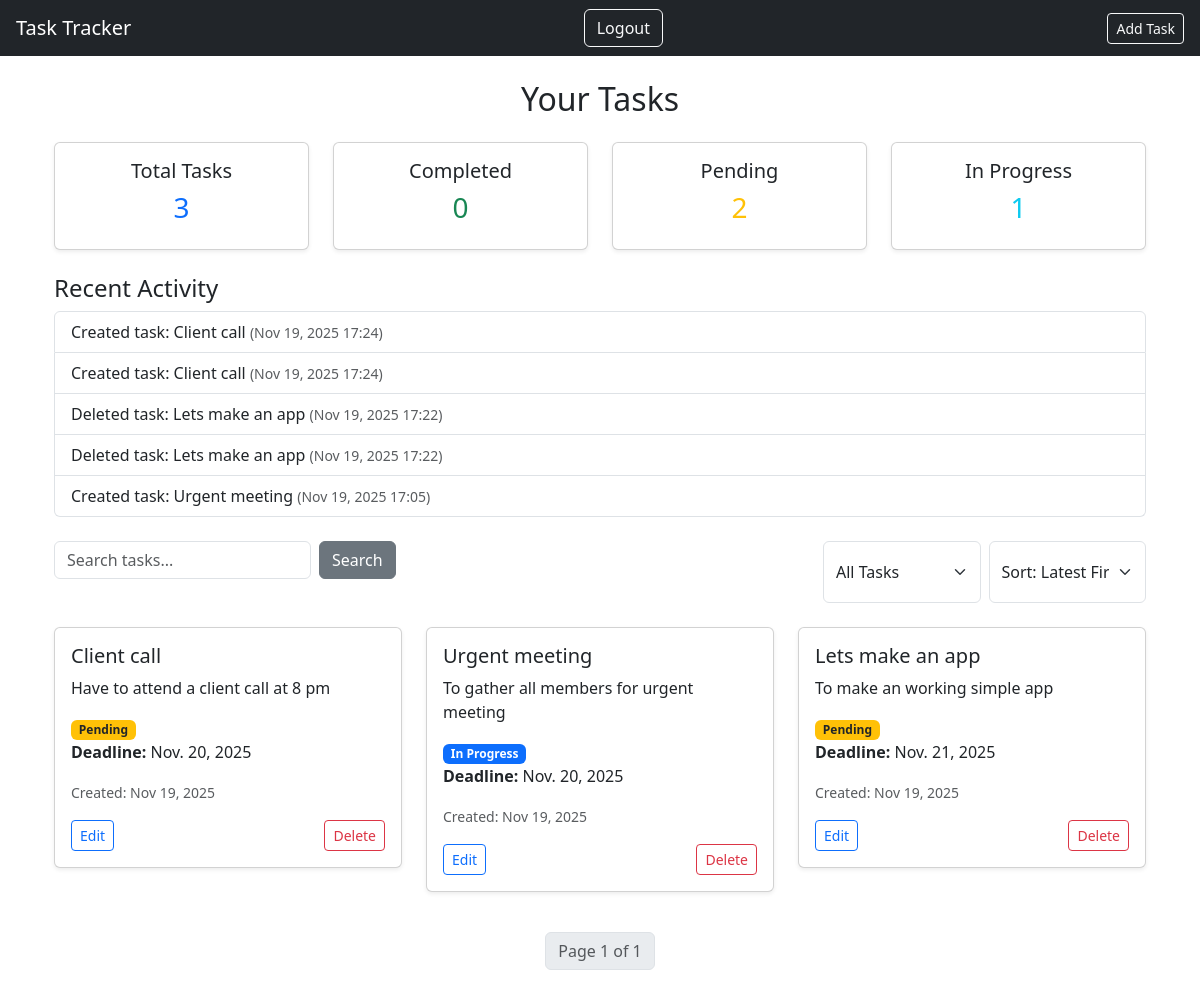
Screenshot of / (signed in) with the database file from the repository.
### core/models.py (models this page shows, shortened)
class ActivityLog(models.Model):
    user = models.ForeignKey(User, on_delete=models.CASCADE)
    action = models.CharField(max_length=255)
    timestamp = models.DateTimeField(auto_now_add=True)

class Task(models.Model):
    user = models.ForeignKey(User, on_delete=models.CASCADE)  # Linked user
    title = models.CharField(max_length=200)  # Task title
    description = models.TextField(blank=True, null=True)  # Optional details
    status = models.CharField(
        max_length=20,
        choices=[
            ('Pending', 'Pending'),
            ('In Progress', 'In Progress'),
            ('Completed', 'Completed')
        ],
        default='Pending'
    )
    created_at = models.DateTimeField(auto_now_add=True)  # Created timestamp
    deadline = models.DateField(blank=True, null=True)  # Optional due date

### core/views.py (the view)
# urls.py: 2. Add a URL to urlpatterns:  path('', views.home, name='home')
@login_required(login_url='login_user')
def home(request):
    status_filter = request.GET.get("status", "All")
    sort_option = request.GET.get("sort", "created")
    search_query = request.GET.get("search", "")
    tasks = Task.objects.filter(user=request.user)
    if status_filter != "All":
        tasks = tasks.filter(status=status_filter)
    if search_query:
        tasks = tasks.filter(
            Q(title__icontains=search_query) |
            Q(description__icontains=search_query)
        )
    if sort_option == "created":
        tasks = tasks.order_by('-created_at')
    else:
        tasks = tasks.order_by('deadline')
    paginator = Paginator(tasks, 5)
    page_number = request.GET.get("page")
    page_obj = paginator.get_page(page_number)
    total_tasks = Task.objects.filter(user=request.user).count()
    completed_tasks = Task.objects.filter(user=request.user, status="Completed").count()
    pending_tasks = Task.objects.filter(user=request.user, status="Pending").count()
    inprogress_tasks = Task.objects.filter(user=request.user, status="In Progress").count()
    activities = ActivityLog.objects.filter(user=request.user).order_by('-timestamp')[:5]
    return render(request, "home.html", {
        "tasks": page_obj,
        "page_obj": page_obj,
        "status_filter": status_filter,
        "sort_option": sort_option,
        "search_query": search_query,
        "total_tasks": total_tasks,
        "completed_tasks": completed_tasks,
        "pending_tasks": pending_tasks,
        "inprogress_tasks": inprogress_tasks,
        "activities": activities
    })

### templates/home.html (shortened to what this page needs)
{% extends "base.html" %}
{% block content %}
<div class="container mt-4">
    <h2 class="mb-4 text-center">Your Tasks</h2>
<div class="row text-center mb-4">
    <div class="col-md-3">
        <div class="card shadow-sm p-3">
            <h5>Total Tasks</h5>
            <h3 class="text-primary">{{ total_tasks }}</h3>
        </div>
    </div>
    <div class="col-md-3">
        <div class="card shadow-sm p-3">
            <h5>Completed</h5>
            <h3 class="text-success">{{ completed_tasks }}</h3>
        </div>
    </div>
    <div class="col-md-3">
        <div class="card shadow-sm p-3">
            <h5>Pending</h5>
            <h3 class="text-warning">{{ pending_tasks }}</h3>
        </div>
    </div>
    <div class="col-md-3">
        <div class="card shadow-sm p-3">
            <h5>In Progress</h5>
            <h3 class="text-info">{{ inprogress_tasks }}</h3>
        </div>
    </div>
</div>
<h4>Recent Activity</h4>
<ul class="list-group mb-4">
  {% for activity in activities %}
    <li class="list-group-item">
      {{ activity.action }}
      <small class="text-muted">({{ activity.timestamp|date:"M d, Y H:i" }})</small>
    </li>
  {% empty %}
    <li class="list-group-item text-muted">No recent activity.</li>
  {% endfor %}
</ul>
<div class="d-flex justify-content-between mb-4">
<form method="GET" class="mb-4 d-flex">
    <input type="text" name="search" class="form-control me-2"
           placeholder="Search tasks..."
           value="{{ search_query }}">
    <button type="submit" class="btn btn-secondary">Search</button>
</form>
  <form method="GET" class="d-flex">
    <select name="status" class="form-select me-2" onchange="this.form.submit()">
      <option value="All" {% if status_filter == 'All' %}selected{% endif %}>All Tasks</option>
    </select>
    <select name="sort" class="form-select" onchange="this.form.submit()">
      <option value="created" {% if sort_option == 'created' %}selected{% endif %}>Sort: Latest First</option>
    </select>
  </form>
</div>
    <div class="row">
        {% for task in tasks %}
        <div class="col-md-4 mb-3">
            <div class="card shadow-sm">
                <div class="card-body">
                    <h5 class="card-title">{{ task.title }}</h5>
                    <p class="card-text">{{ task.description|truncatewords:20 }}</p>
                    {% if task.status == "Pending" %}
                     <span class="badge bg-warning text-dark">Pending</span>
                      {% elif task.status == "In Progress" %}
                      <span class="badge bg-primary">In Progress</span>
                      {% elif task.status == "Completed" %}
                      <span class="badge bg-success">Completed</span>
                    {% endif %}
                    <p><strong>Deadline:</strong> {{ task.deadline }}</p>
                    <p><small class="text-muted">Created: {{ task.created_at|date:"M d, Y" }}</small></p>
                <div class="d-flex justify-content-between mt-3">
                <a href="{% url 'edit_task' task.id %}" class="btn btn-sm btn-outline-primary">Edit</a>
                <a href="{% url 'delete_task' task.id %}" class="btn btn-sm btn-outline-danger"
                 onclick="return confirm('Are you sure you want to delete this task?');">Delete</a>
                 </div>
                </div>
            </div>
        </div>
        {% endfor %}
<div class="d-flex justify-content-center mt-4">
    <nav>
        <ul class="pagination">
            <li class="page-item disabled">
                <span class="page-link">Page {{ page_obj.number }} of {{ page_obj.paginator.num_pages }}</span>
            </li>
        </ul>
    </nav>
</div>
    </div>
</div>
{% endblock %}

### templates/base.html (shortened to what this page needs)
<!DOCTYPE html>
<html lang="en">
<head>
  <link href="https://cdn.jsdelivr.net/npm/bootstrap@5.3.0/dist/css/bootstrap.min.css" rel="stylesheet">
</head>
<body>
<nav class="navbar navbar-dark bg-dark px-3">
  <a class="navbar-brand" href="/">Task Tracker</a>
  {% if user.is_authenticated %}
    <a class="btn btn-outline-light" href="/logout/">Logout</a>
  {% else %}
    <a class="btn btn-outline-light" href="/login/">Login</a>
  {% endif %}
  {% if user.is_authenticated %}
  <a href="{% url 'add_task' %}" class="btn btn-outline-light btn-sm ms-2">Add Task</a>
  {% endif %}
</nav>
<div class="container mt-4">
  {% block content %}{% endblock %}
</div>
</body>
</html>

### rows the page displays
ActivityLog: action "Created task: Client call", timestamp "Nov 19, 2025 17:24"
ActivityLog: action "Created task: Client call", timestamp "Nov 19, 2025 17:24"
ActivityLog: action "Deleted task: Lets make an app", timestamp "Nov 19, 2025 17:22"
ActivityLog: action "Deleted task: Lets make an app", timestamp "Nov 19, 2025 17:22"
ActivityLog: action "Created task: Urgent meeting", timestamp "Nov 19, 2025 17:05"
Task: title "Client call", description "Have to attend a client call at 8 pm", status "Pending", deadline "Nov. 20, 2025", created_at "Nov 19, 2025"
Task: title "Urgent meeting", description "To gather all members for urgent meeting", status "In Progress", deadline "Nov. 20, 2025", created_at "Nov 19, 2025"
Task: title "Lets make an app", description "To make an working simple app", status "Pending", deadline "Nov. 21, 2025", created_at "Nov 19, 2025"

### other values shown
{{ total_tasks }} "3"
{{ completed_tasks }} "0"
{{ pending_tasks }} "2"
{{ inprogress_tasks }} "1"
{{ page_obj.number }} "1"
{{ page_obj.paginator.num_pages }} "1"
